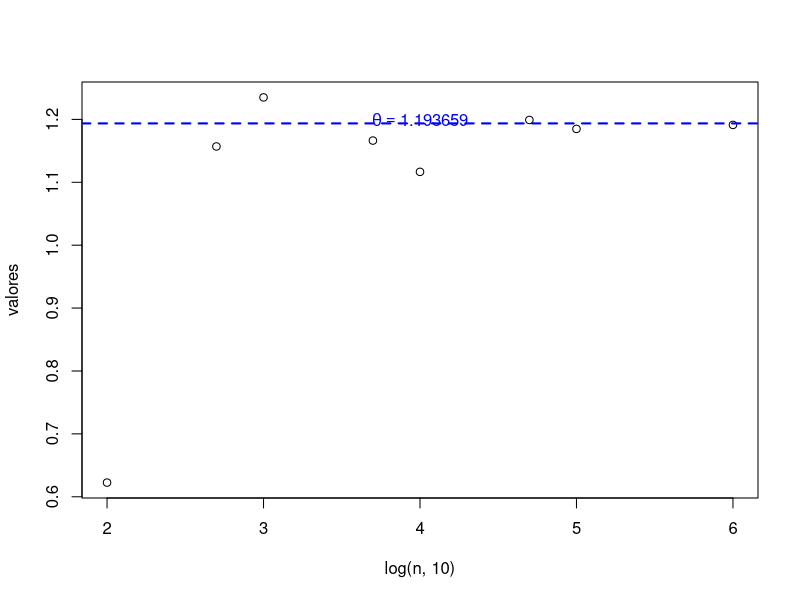
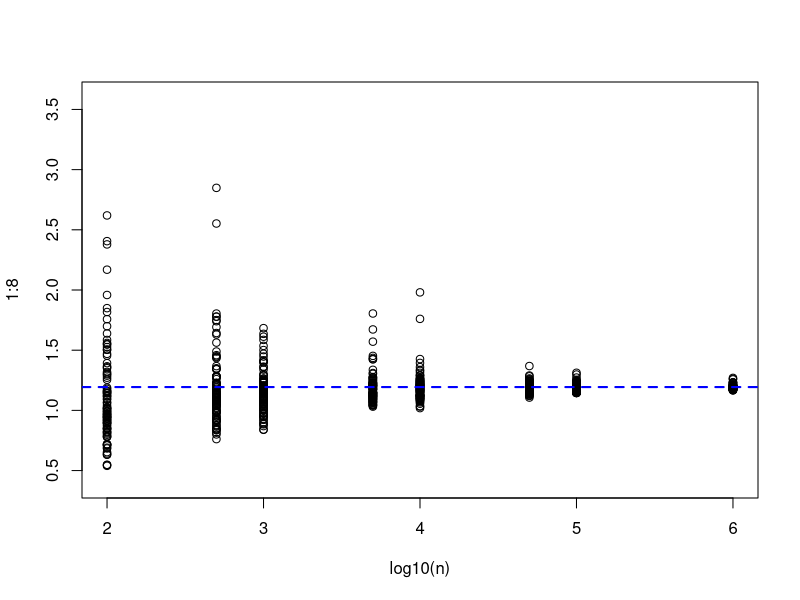
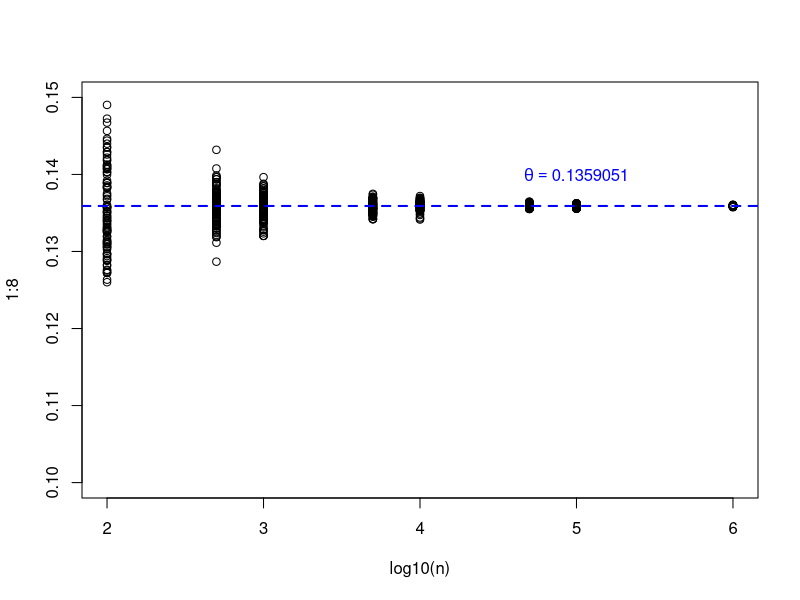
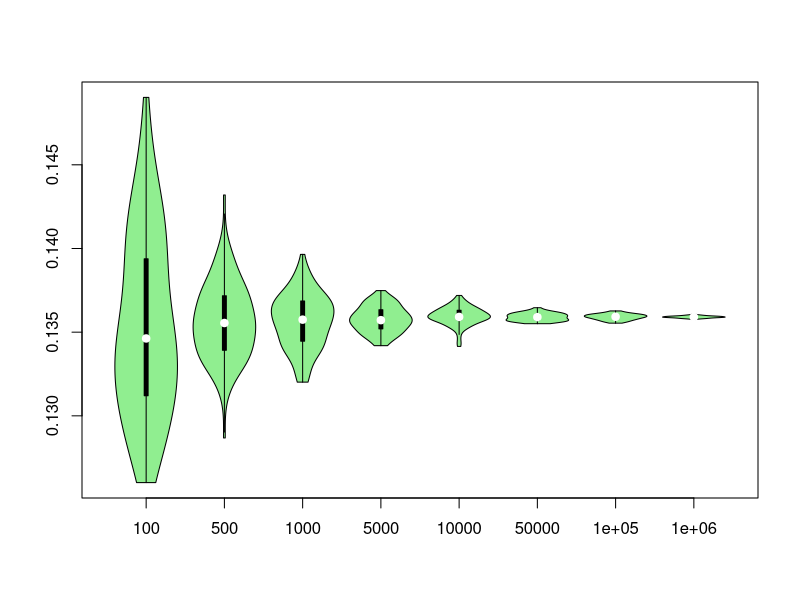

These figures' R source, in order:
## INTEGRAÇÃO MONTE CARLO
#obj: resolução de integrais definidas usando números aleatórios.


# * Integrais do tipo theta= integral (calculada em [0,1]) de g(x)dx ----
#   Seja U~Unif(0,1):
#   theta= E(g(U)) = integral(de 0 a 1) de g(x)*f_U(x)*dx; onde f_U(x) = 1
#   Assim, temos o seguinte algoritmo para estimar theta:

# 1- Gerar n variáveis U(0,1) aleatoriamente
# 2- Aplicar g(U)
# 3- Calcular a média das g(U)

## ESTIMAR B(0.4,5) = integral de 0 a 1 de t^(x-1)*(1-t)^(y-1)*dt
theta <- beta(0.4,5)

g<- function(t, x=0.4,y=5){
  t^(x-1) * (1-t)^(y-1)
}

estima<- function(n){
  U <- runif(n)
  return(mean(g(U)))
}

n<- c(100,500,1E3,5E3,1E4,5E4,1E5,1E6)
valores <- sapply(n, estima)

plot(log(n,10),valores)
abline(h=theta,col="blue",lwd=2,lty=2)
text(4,1.20,labels= bquote(theta == .(theta)),col="blue")

## realizando 100 aproximacoes
aprox <- t(replicate(100, sapply(n,estima)))

plot(log10(n), y=1:8, ylim=c(0.4,3.6),type="n")
for(i in 1:100){
  points(log10(n),aprox[i,])
}
abline(h=theta,col="blue",lwd=2,lty=2)

#medias das estimativas
medias <- apply(aprox, 2, mean)
names(medias) <- n
medias

#erro padrao das estimativas
ep <- apply(aprox,2,sd)
names(ep) <- n
ep

#quantis (limite superior e inferior)
Limites <-apply(aprox,2, function(x) quantile(x,probs=c(0.025,0.975)))

#amplitudes
amplitude <- apply(aprox,2, function(x) diff(range(x)))

#tabela compilando tudo
cbind(n,medias,ep,LInf=Limites[1,],LSup=Limites[2,],amplitude)

## 24/06
## * INTEGRAÇAO NO INTERVALO (a, b) ----
# - Realizamos a transformação 
# X = Y(b-a) + a
# Y = (X - a) / (b-a)
# dY = 1/(b-a) dX
# - Substitui-se na integral de modo que os limites de integração se tornem (0,1)
# - Volta à linha 10 da nota de aula

### EXEMPLO
# Seja X~N(0,1)
# Deseja-se calcular por integração MC: theta = P( 1 < X < 2 )

#g(x)= dnorm(x,mean=0,sd=1)

U <- runif(1E3)
t <- mean( dnorm(U+1) )
# VALOR REAL:
theta <- pnorm(2) - pnorm(1)
rbind(estimativa=t,valor.real=theta)

estima<- function(n){
  U <- runif(n)
  return(mean(dnorm(U+1)))
}
aprox <- t(replicate(100, sapply(n,estima)))

plot(log10(n), y=1:8, ylim=c(0.10,0.15),type="n")
for(i in 1:8){
  points(rep(log10(n)[i],100),aprox[,i])
}
abline(h=theta,col="blue",lwd=2,lty=2)
text(5,0.14,labels= bquote(theta == .(theta)),col="blue")

# violin plot das estimativas
library(vioplot)
colnames(aprox) <- n
vioplot(aprox, col="lightgreen")

# medias das estimativas
medias <- apply(aprox, 2, mean)
names(medias) <- n
medias

#erro padrao das estimativas
ep <- apply(aprox,2,sd)
names(ep) <- n
ep
